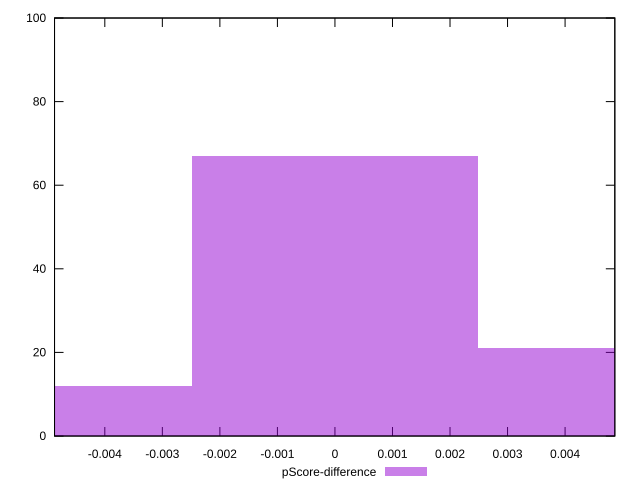

gnuplot code for this plot:
reset

$pScoreDifference <<EOF
-0.004970852517034481 12
0 67
0.004970852517034481 21
EOF

set key outside below
set boxwidth 0.004970852517034481
set xrange [-0.0048739537322506354:0.0048645723108984296]
set yrange [0:100]
set trange [0:100]
set style fill transparent solid 0.5 noborder
set terminal svg size 640, 490 enhanced background rgb 'white'
set output "report_00018_2021-02-10T15-25-16.877Z/total-blocking-time/samples/pages+cached/pScore-difference/histogram.svg"

plot $pScoreDifference title "pScore-difference" with boxes

reset
